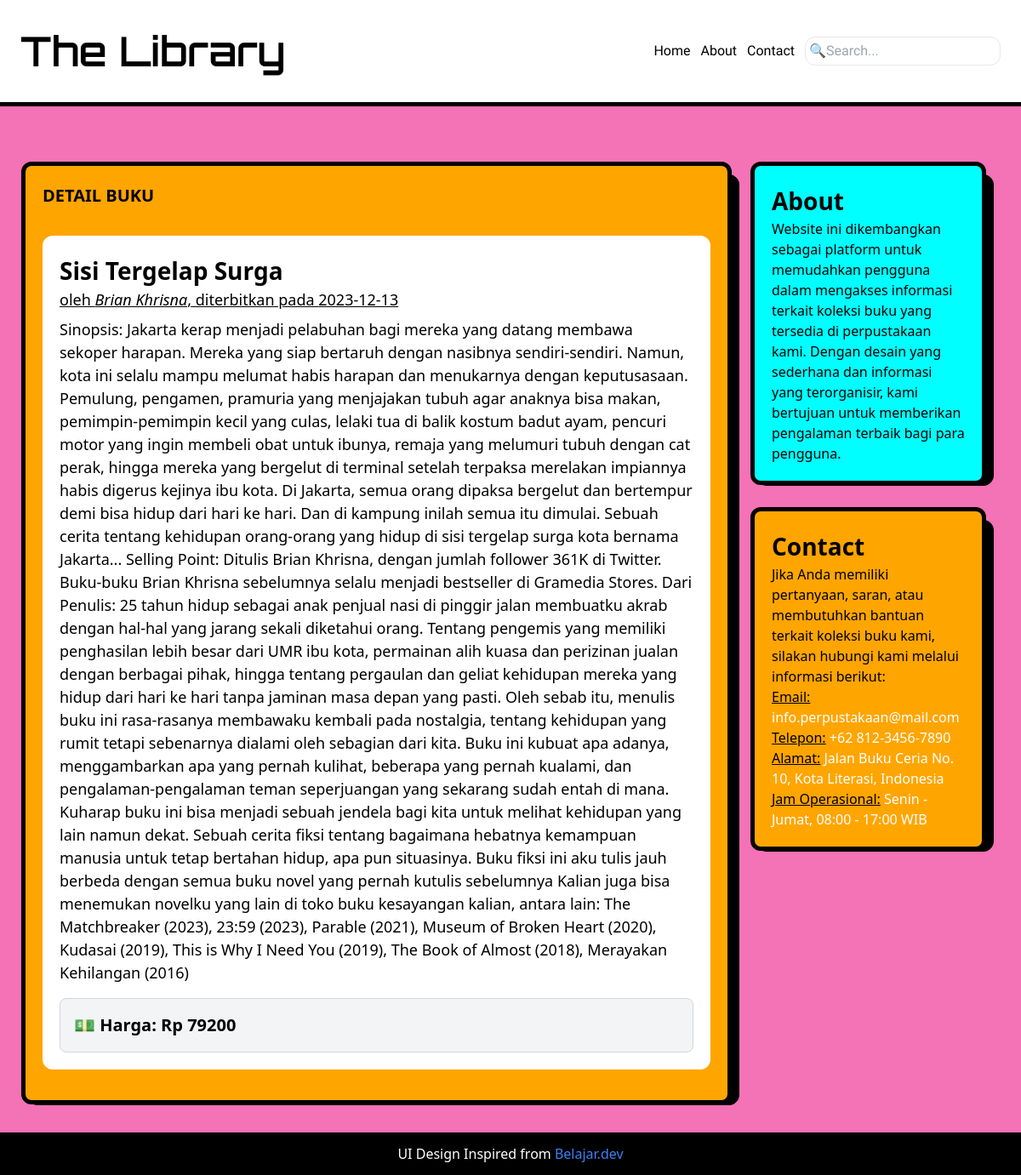
Screenshot of /detail.php?id=2 with the database file from the repository.
### tables this page shows
CREATE TABLE `buku` (
  `id` int(11) NOT NULL,
  `judul_buku` varchar(255) NOT NULL,
  `penulis` varchar(100) NOT NULL,
  `sinopsis_buku` text NOT NULL,
  `tanggal_diterbitkan` date NOT NULL,
  `harga` int(11) NOT NULL
);

### detail.php (the view, shortened to what this page needs)
<?php
include 'koneksi.php';
$id = $_GET['id'];
$query = "select * from buku where id = $id" ;
$eksekusi = mysqli_query($koneksi, $query);
$buku = mysqli_fetch_assoc($eksekusi);
?>
<!DOCTYPE html>
<html lang="en">
  <head>
    <script src="https://cdn.tailwindcss.com"></script>
  </head>
  <body class="bg-[#F472B6] overflow-y-auto">
    <header
      class="w-full flex flex-row p-6 bg-white justify-between items-center border-b-[5px] border-black"
    >
      <h1 class="text-[48px] items-center font-semibold">
        <a href="index.php" style="font-family: Orbitron;">The Library</a>
      </h1>
      <nav>
        <ul class="flex flex-row gap-3 items-center" style="font-family: Comic Neue;">
          <li>
            <a href="index.php" class="hover:text-blue-500">Home</a>
          </li>
          <li>
            <a href="#about" class="hover:text-blue-500">About</a>
          </li>
          <li>
            <a href="#contact" class="hover:text-blue-500">Contact</a>
          </li>
          <li>
            <input type="search" name="" id="" placeholder="🔍Search..." class="border border-gray-200 p-1 rounded-xl" />
          </li>
        </ul>
      </nav>
    </header>
    <main class="h-full w-full p-8 pt-10">
      <section class="mt-10 flex flex-row gap-5">
        <div class="w-3/4">
          <div class="bg-black h-auto w-full border border-black rounded-xl">
            <div
              class="bg-[#FFA500] hover:m-0 -mt-4 -ml-2 h-auto w-full border-[5px] border-black rounded-xl p-5"
            >
              <h1 class="text-[20px] font-bold">DETAIL BUKU</h1>
              <div class="flex flex-col gap-5 justify-center mt-8 mb-4">
                <div class="h-auto p-5 w-full bg-white rounded-xl">
                    <span class="font-semibold text-[28px]"><?php echo $buku['judul_buku'] ?></span><br>
                    <span class="underline text-[18px]">oleh <span class="italic"><?php echo $buku['penulis'] ?></span>, diterbitkan pada <?php echo $buku['tanggal_diterbitkan'] ?></span>
                    <p class="mt-2 text-[18px]">Sinopsis:
                      <?php echo $buku['sinopsis_buku'] ?>
                    </p>
                    <div class="mt-4 p-4 bg-gray-100 rounded-lg border border-gray-300">
                        <span class="font-semibold text-[20px]">💵 Harga: Rp <?php echo $buku['harga'] ?></span>
                    </div>
                </div>
              </div>
            </div>
          </div>
        </div>
        <div class="w-1/4 flex flex-col gap-10">
        <div class="bg-black h-auto w-full border border-black rounded-xl">
          <div
            class="bg-[#00FFFF] hover:m-0 -mt-4 -ml-2 h-auto w-full border-[5px] border-black rounded-xl p-5">
            <h1 class="text-[28px] font-bold" id="about">About</h1>
            <p>
              Website ini dikembangkan sebagai platform untuk memudahkan pengguna dalam mengakses informasi terkait koleksi buku yang tersedia di perpustakaan kami. Dengan desain yang sederhana dan informasi yang terorganisir, kami bertujuan untuk memberikan pengalaman terbaik bagi para pengguna.
            </p>
          </div>
        </div>
        <div class="bg-black h-auto w-full border border-black rounded-xl">
          <div
            class="bg-[#FFA500] hover:m-0 -mt-4 -ml-2 h-auto w-full border-[5px] border-black rounded-xl p-5">
            <h1 class="text-[28px] font-bold" id="contact">Contact</h1>
            <p>
              Jika Anda memiliki pertanyaan, saran, atau membutuhkan bantuan terkait koleksi buku kami, silakan hubungi kami melalui informasi berikut:
              <br>
              <span class="underline">Email:</span> <span class="text-white">info.perpustakaan@mail.com</span><br>
              <span class="underline">Telepon:</span> <span class="text-white">+62 812-3456-7890</span><br>
              <span class="underline">Alamat:</span> <span class="text-white">Jalan Buku Ceria No. 10, Kota Literasi, Indonesia</span><br>
              <span class="underline">Jam Operasional:</span> <span class="text-white">Senin - Jumat, 08:00 - 17:00 WIB</span><br>
            </p>
          </div>
        </div>
      </div>
      </section>
    </main>
    <footer class="relative bottom-0 bg-black w-full h-[50px] text-white flex items-center justify-center">
      <p>UI Design Inspired from <a href="https://belajar.dev/" target="__blank" class="text-blue-500">Belajar.dev</a></p>
    </footer>
  </body>
</html>

### rows the page displays
buku: judul_buku "Sisi Tergelap Surga", penulis "Brian Khrisna", tanggal_diterbitkan "2023-12-13", sinopsis_buku "Jakarta kerap menjadi pelabuhan bagi mereka yang datang membawa sekoper harapan. Mereka yang siap bertaruh dengan nasibnya sendiri-sendiri. Namun, kota ini selalu mampu melumat habis harapan dan menukarnya dengan keputusasaan. Pemulung, pengamen, pramuria yang menjajakan tubuh agar anaknya bisa makan, pemimpin-pemimpin kecil yang culas, lelaki tua di balik kostum badut ayam, pencuri motor yang ingin membeli obat untuk ibunya, remaja yang melumuri tubuh dengan cat perak, hingga mereka yang bergelut di terminal setelah terpaksa merelakan impiannya habis digerus kejinya ibu kota. Di Jakarta, semua orang dipaksa bergelut dan bertempur demi bisa hidup dari hari ke hari. Dan di kampung inilah…", harga "79200"
